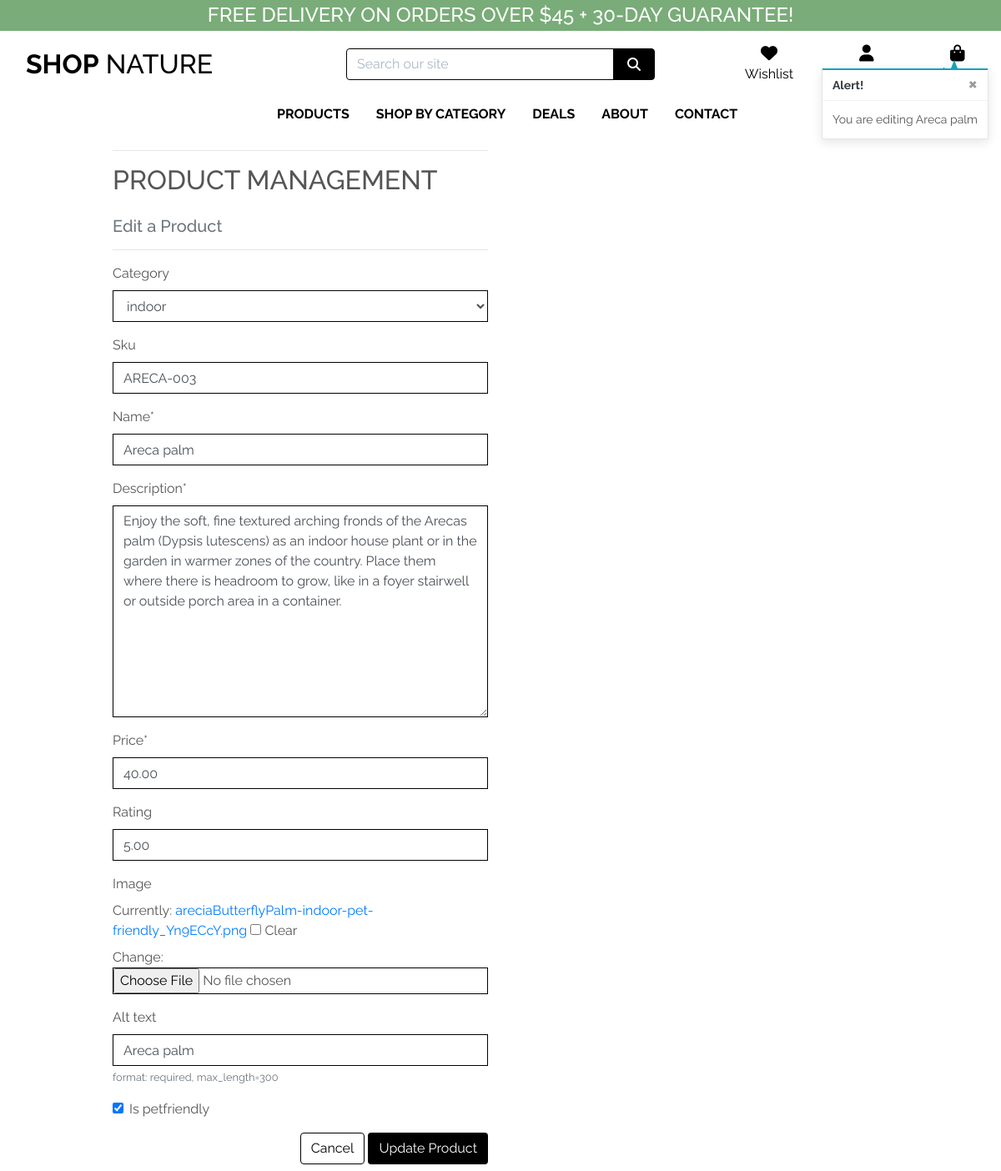
The app's page /products/edit/3/ (signed in) with its own data.
### products/models.py (models this page shows, shortened)
class Product(models.Model):
    category = models.ForeignKey(
        'Category', null=True, blank=True, on_delete=models.CASCADE)
    sku = models.CharField(max_length=254, null=True, blank=True)
    name = models.CharField(max_length=254)
    description = models.TextField()
    price = models.DecimalField(max_digits=6, decimal_places=2)
    rating = models.DecimalField(
        max_digits=6, decimal_places=2, null=True, blank=True)
    image = models.ImageField(null=True, blank=True)
    alt = models.CharField(
        max_length=300,
        null=True,
        blank=True,
        unique=False,
        verbose_name='Alt text',
        help_text='format: required, max_length=300'
    )
    is_petfriendly = models.BooleanField()

### products/views.py (the view)
# urls.py: path('edit/<int:product_id>/', views.edit_product, name='edit_product'),
@login_required
def edit_product(request, product_id):
    if not request.user.is_superuser:
        messages.error(request, 'Sorry, only store owners can do that.')
        return redirect(reverse('home'))
    product = get_object_or_404(Product, pk=product_id)
    if request.method == 'POST':
        form = ProductForm(request.POST, request.FILES, instance=product)
        if form.is_valid():
            form.save()
            messages.success(request, 'Successfully updated product!')
            return redirect(reverse('product_detail', args=[product.id]))
        else:
            messages.error(request, 'Failed to update product. Please ensure the form is valid.')
    else:
        form = ProductForm(instance=product)
        messages.info(request, f'You are editing {product.name}')
    template = 'products/edit_product.html'
    context = {
        'form': form,
        'product': product,
    }
    return render(request, template, context)

### products/forms.py
class ProductForm(forms.ModelForm):
    class Meta:
        model = Product
        fields = '__all__'
    def __init__(self, *args, **kwargs):
        super().__init__(*args, **kwargs)
        categories = Category.objects.all()
        friendly_names = [(c.id, c.get_friendly_name()) for c in categories]
        self.fields['category'].choices = friendly_names
        for field_name, field in self.fields.items():
            field.widget.attrs['class'] = 'border-black rounded-0'

### cart/contexts.py (called while the page is built, shortened)
def cart_contents(request):
    cart_items = []
    total = 0
    product_count = 0
    cart = request.session.get('cart', {})
    if total < settings.FREE_DELIVERY_THRESHOLD:
        delivery = total * Decimal(settings.STANDARD_DELIVERY_PERCENTAGE / 100)
        free_delivery_delta = settings.FREE_DELIVERY_THRESHOLD - total
    else:
        delivery = 0
        free_delivery_delta = 0
    grand_total = delivery + total
    context = {
        'cart_items': cart_items,
        'total': total,
        'product_count': product_count,
        'delivery': delivery,
        'free_delivery_delta': free_delivery_delta,
        'free_delivery_threshold': settings.FREE_DELIVERY_THRESHOLD,
        'grand_total': grand_total,
    }
    return context

### products/models.py (called while the page is built)
    def get_friendly_name(self):
        return self.friendly_name

### products/templates/products/edit_product.html (shortened to what this page needs)
{% extends "base.html" %}
{% load static %}
{% block page_header %}
<div class="container header-container">
</div>
{% endblock %}
{% block content %}
<div class="overlay"></div>
<div class="container">
    <div class="row">
        <div class="col-12 col-md-6">
            <hr>
            <h2 class="logo-font mb-4">Product Management</h2>
            <h5 class="text-muted">Edit a Product</h5>
            <hr>
        </div>
    </div>
    <div class="row">
        <div class="col-12 col-md-6">
            <form method="POST" action="{% url 'edit_product' product.id %}" class="form mb-2"
                enctype="multipart/form-data">
                {{ form | crispy }}
                <div class="text-right">
                    <a class="btn btn-outline-black rounded-2" href="{% url 'products' %}">Cancel</a>
                    <button class="btn btn-black rounded-2" type="submit">Update Product</button>
                </div>
            </form>
        </div>
    </div>
</div>
{% endblock %}

### static/css/base.css (style rules this page uses)
html { height: 100%; }
body { background: url('/media/heroo.jpg') no-repeat center center fixed; background-size: cover; height: calc(100vh - 164px); color: #555; font-family: 'Raleway'; }
.logo-font { text-transform: uppercase; }
.btn-black { background: black; color: white; }
.btn-outline-black { background: white; color: black !important; border: 1px solid black; }
.border-black { border: 1px solid black !important; }
.overlay { height: 100%; width: 100%; top: 0; left: 0; position: fixed; background: white; z-index: -1; }
@media (min-width: 1200px) { .container { max-width: 80%; } }
@media (min-width: 992px) { .header-container { padding-top: 164px; } }

### records on screen
Product: category "indoor", sku "ARECA-003", name "Areca palm", description "Enjoy the soft, fine textured arching fronds of the Arecas palm (Dypsis lutescens) as an indoor house plant or in the garden in warmer zones of the country. Place them where there is headroom to grow, like in a foyer stairwell or outside porch area in a container.", price "40.00", rating "5.00", alt "Areca palm", is_petfriendly "☑"

### other values on screen
{{ free_delivery_threshold }} "45"
{{ message }} "You are editing Areca palm"
